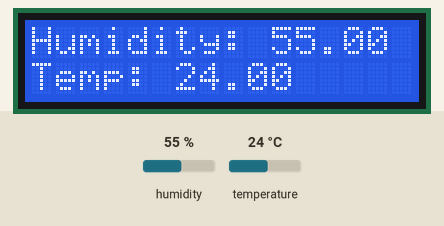
A program run on a simulated ESP8266 (NodeMCU). On the bench: 16×2 character LCD. The test bench sets the inputs (shaded band); at power-on: humidity 55 %, temperature 24 °C.

Above: at 1.2 s.
1.3 s: humidity set to 22 %
At 3.4 s:
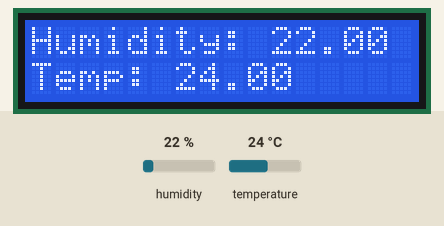
3.8 s: temperature set to 12 °C
At 5.5 s:
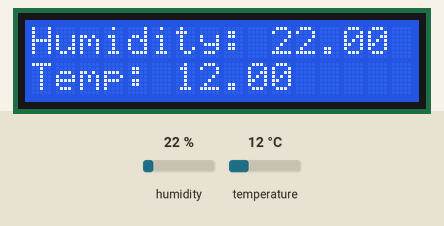
6.0 s: humidity set to 40 %
At 7.6 s:
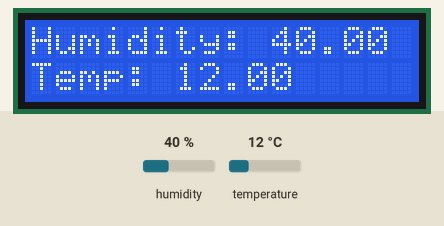
8.3 s: temperature set to 19 °C
At 9.7 s:
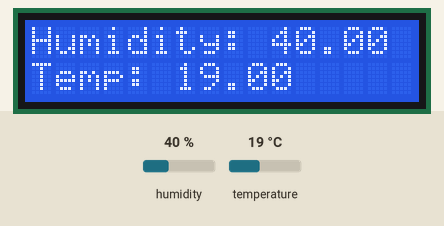
Timing chart, 0 to 11.3 s (numbered marks = the images above; inputs shaded):
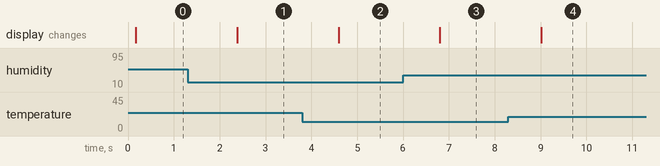

The program:

main.cpp
```cpp
#include <Arduino.h>
#include <Wire.h>
#include <SPI.h>
#include "Adafruit_SHTC3.h"
#include "LiquidCrystal_I2C.h"

const int LCDIDLE =0;
const int LCDLOOP = 1;
int state;
float var;
sensors_event_t humidity, temp; // Declare humidity and temp here to make them accessible in both states
LiquidCrystal_I2C LCD(0x27,16,2);
Adafruit_SHTC3 sht3 = Adafruit_SHTC3();

void setup(){
  Serial.begin(115200);
  LCD.init();
  LCD.clear();
  LCD.backlight();
  sht3.begin();
  state = LCDLOOP;
}

void loop(){
  if(state==LCDLOOP){
    sht3.getEvent(&humidity, &temp);
 LCD.setCursor(0,0);
    LCD.print("Humidity: ");
    LCD.print(humidity.relative_humidity, 2);
 LCD.setCursor(0,1);
    LCD.print("Temp: ");
    LCD.print(temp.temperature, 2);
    delay(1000);
  }
}
```

Measured:
- after the input at 1.3 s, the display: changes after 1.1 s (image 1)
- after the input at 3.8 s, the display: changes after 0.79 s (image 2)
- after the input at 6.0 s, the display: changes after 0.80 s (image 3)
- after the input at 8.3 s, the display: changes after 0.72 s (image 4)
